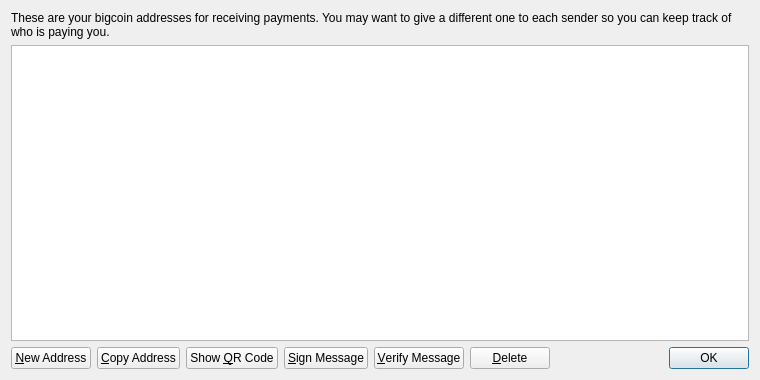
<?xml version="1.0" encoding="UTF-8"?>
<ui version="4.0">
 <class>AddressBookPage</class>
 <widget class="QWidget" name="AddressBookPage">
  <property name="geometry">
   <rect>
    <x>0</x>
    <y>0</y>
    <width>760</width>
    <height>380</height>
   </rect>
  </property>
  <property name="windowTitle">
   <string>Address Book</string>
  </property>
  <layout class="QVBoxLayout" name="verticalLayout">
   <item>
    <widget class="QLabel" name="labelExplanation">
     <property name="text">
      <string>These are your bigcoin addresses for receiving payments. You may want to give a different one to each sender so you can keep track of who is paying you.</string>
     </property>
     <property name="textFormat">
      <enum>Qt::PlainText</enum>
     </property>
     <property name="wordWrap">
      <bool>true</bool>
     </property>
    </widget>
   </item>
   <item>
    <widget class="QTableView" name="tableView">
     <property name="contextMenuPolicy">
      <enum>Qt::CustomContextMenu</enum>
     </property>
     <property name="toolTip">
      <string>Double-click to edit address or label</string>
     </property>
     <property name="tabKeyNavigation">
      <bool>false</bool>
     </property>
     <property name="alternatingRowColors">
      <bool>true</bool>
     </property>
     <property name="selectionMode">
      <enum>QAbstractItemView::SingleSelection</enum>
     </property>
     <property name="selectionBehavior">
      <enum>QAbstractItemView::SelectRows</enum>
     </property>
     <property name="sortingEnabled">
      <bool>true</bool>
     </property>
     <attribute name="verticalHeaderVisible">
      <bool>false</bool>
     </attribute>
    </widget>
   </item>
   <item>
    <layout class="QHBoxLayout" name="horizontalLayout">
     <item>
      <widget class="QPushButton" name="newAddressButton">
       <property name="toolTip">
        <string>Create a new address</string>
       </property>
       <property name="text">
        <string>&amp;New Address</string>
       </property>
       <property name="icon">
        <iconset resource="../bitcoin.qrc">
         <normaloff>:/icons/add</normaloff>:/icons/add</iconset>
       </property>
      </widget>
     </item>
     <item>
      <widget class="QPushButton" name="copyToClipboard">
       <property name="toolTip">
        <string>Copy the currently selected address to the system clipboard</string>
       </property>
       <property name="text">
        <string>&amp;Copy Address</string>
       </property>
       <property name="icon">
        <iconset resource="../bitcoin.qrc">
         <normaloff>:/icons/editcopy</normaloff>:/icons/editcopy</iconset>
       </property>
      </widget>
     </item>
     <item>
      <widget class="QPushButton" name="showQRCode">
       <property name="text">
        <string>Show &amp;QR Code</string>
       </property>
       <property name="icon">
        <iconset resource="../bitcoin.qrc">
         <normaloff>:/icons/qrcode</normaloff>:/icons/qrcode</iconset>
       </property>
      </widget>
     </item>
     <item>
      <widget class="QPushButton" name="signMessage">
       <property name="toolTip">
        <string>Sign a message to prove you own a Bitcoin address</string>
       </property>
       <property name="text">
        <string>&amp;Sign Message</string>
       </property>
       <property name="icon">
        <iconset resource="../bitcoin.qrc">
         <normaloff>:/icons/edit</normaloff>:/icons/edit</iconset>
       </property>
      </widget>
     </item>
     <item>
      <widget class="QPushButton" name="verifyMessage">
       <property name="toolTip">
        <string>Verify a message to ensure it was signed with a specified Bitcoin address</string>
       </property>
       <property name="text">
        <string>&amp;Verify Message</string>
       </property>
       <property name="icon">
        <iconset resource="../bitcoin.qrc">
         <normaloff>:/icons/transaction_0</normaloff>:/icons/transaction_0</iconset>
       </property>
      </widget>
     </item>
     <item>
      <widget class="QPushButton" name="deleteButton">
       <property name="toolTip">
        <string>Delete the currently selected address from the list. Only sending addresses can be deleted.</string>
       </property>
       <property name="text">
        <string>&amp;Delete</string>
       </property>
       <property name="icon">
        <iconset resource="../bitcoin.qrc">
         <normaloff>:/icons/remove</normaloff>:/icons/remove</iconset>
       </property>
      </widget>
     </item>
     <item>
      <spacer name="horizontalSpacer">
       <property name="orientation">
        <enum>Qt::Horizontal</enum>
       </property>
       <property name="sizeHint" stdset="0">
        <size>
         <width>40</width>
         <height>20</height>
        </size>
       </property>
      </spacer>
     </item>
     <item>
      <widget class="QDialogButtonBox" name="buttonBox">
       <property name="sizePolicy">
        <sizepolicy hsizetype="Maximum" vsizetype="Fixed">
         <horstretch>0</horstretch>
         <verstretch>0</verstretch>
        </sizepolicy>
       </property>
       <property name="standardButtons">
        <set>QDialogButtonBox::Ok</set>
       </property>
      </widget>
     </item>
    </layout>
   </item>
  </layout>
 </widget>
 <resources>
  <include location="../bitcoin.qrc"/>
 </resources>
 <connections/>
</ui>
